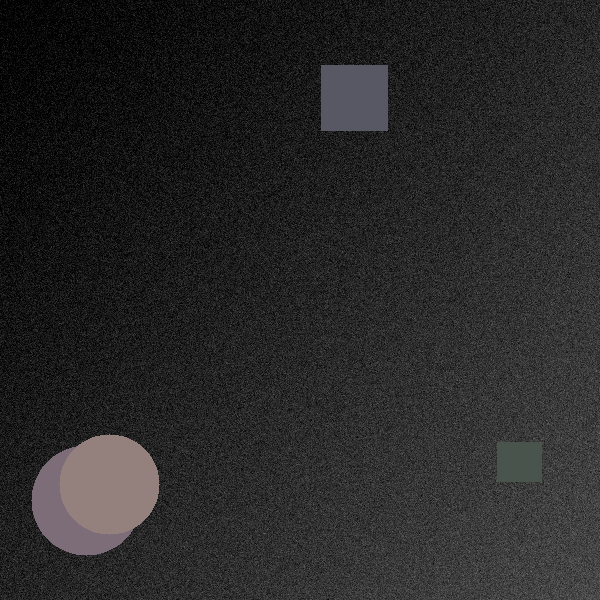
#> input picture circles/val_dataset/image_001.png, 600 x 600 px
$ python -i candidate_simple.py   (imports and definitions only)
#> lines starting #> are read from the running program, lines starting #| are printed output that depends on the picture; after the words box and inside, x2 and y2 are one past the last pixel; in counts of white or black regions, pixels touching at a corner belong together
import cv2
import numpy as np


def process_image(img_path: str) -> list[list[float]]:
#> called with img_path = 'val_dataset/image_001.png'
    try:
        image = cv2.imread(img_path, cv2.IMREAD_COLOR)
#> image is the input picture: shape (600, 600, 3); mean B, G, R 39.8, 39.7, 40.2
    except Exception:
        return []
    if image is None or image.size == 0 or image.ndim != 3:
        return []

    height, width = image.shape[:2]
    min_dim = min(height, width)
    if min_dim < 7:
        return []

    output = []

    def emit(cx, cy, radius, deltas=(0.0,)):
        if not np.all(np.isfinite((cx, cy, radius))) or radius < 2.0:
            return
        for delta in deltas:
            r = radius + delta
            x1 = float(np.clip(cx - r, 0.0, width - 1.0))
            y1 = float(np.clip(cy - r, 0.0, height - 1.0))
            x2 = float(np.clip(cx + r, 0.0, width - 1.0))
            y2 = float(np.clip(cy + r, 0.0, height - 1.0))
            if x2 > x1 and y2 > y1:
                output.append([round(x1, 3), round(y1, 3),
                               round(x2, 3), round(y2, 3)])

    def arc_models(contour):
        if contour is None or len(contour) < 18:
            return
        points = contour[:, 0, :].astype(np.float64)
        if len(points) > 180:
            points = points[np.linspace(0, len(points) - 1, 180,
                                        dtype=np.int32)]
        n = len(points)
        if n < 18:
            return
        triples = []
        for fraction in (28, 20, 14, 10, 7):
            gap = max(4, n // fraction)
            for start in np.linspace(0, n - 1, min(14, n), dtype=np.int32):
                triples.append((int(start), int((start + gap) % n),
                                int((start + 2 * gap) % n)))
        rng = np.random.default_rng(712367 + n)
        triples.extend(map(tuple, rng.integers(0, n, size=(52, 3)).tolist()))
        px, py = points[:, 0], points[:, 1]
        models = []
        for i, j, k in triples:
            if len({i, j, k}) < 3:
                continue
            x1, y1 = points[i]
            x2, y2 = points[j]
            x3, y3 = points[k]
            d = 2.0 * (x1 * (y2 - y3) + x2 * (y3 - y1)
                       + x3 * (y1 - y2))
            if abs(d) < 5.0:
                continue
            q1, q2, q3 = x1*x1+y1*y1, x2*x2+y2*y2, x3*x3+y3*y3
            cx = (q1*(y2-y3) + q2*(y3-y1) + q3*(y1-y2)) / d
            cy = (q1*(x3-x2) + q2*(x1-x3) + q3*(x2-x1)) / d
            radius = float(np.hypot(x1-cx, y1-cy))
            if (not np.all(np.isfinite((cx, cy, radius))) or radius < 8.0
                    or radius > .46 * min_dim or cx < -radius
                    or cy < -radius or cx > width - 1 + radius
                    or cy > height - 1 + radius):
                continue
            tolerance = float(np.clip(.9 + .009*radius, 1.05, 1.75))
            residual = np.abs(np.hypot(px-cx, py-cy) - radius)
            keep = residual <= tolerance
            nk = int(np.count_nonzero(keep))
            if nk < max(9, int(.055*np.pi*radius)):
                continue
            ix, iy = px[keep], py[keep]
            a = np.column_stack((2.0*ix, 2.0*iy, np.ones(nk)))
            try:
                solution, _, rank, _ = np.linalg.lstsq(
                    a, ix*ix+iy*iy, rcond=None)
            except (ValueError, np.linalg.LinAlgError):
                continue
            if rank < 3:
                continue
            ncx, ncy, constant = solution
            rr = constant + ncx*ncx + ncy*ncy
            if rr <= 0:
                continue
            nr = float(np.sqrt(rr))
            if (nr < 8.0 or nr > .46*min_dim
                    or np.hypot(ncx-cx, ncy-cy) > max(4.0, .13*radius)
                    or abs(nr-radius) > max(4.0, .13*radius)):
                continue
            residual = np.abs(np.hypot(px-ncx, py-ncy)-nr)
            keep = residual <= tolerance
            nk = int(np.count_nonzero(keep))
            if nk < 9:
                continue
            angles = np.mod(np.arctan2(py[keep]-ncy, px[keep]-ncx),
                            2.0*np.pi)
            bins = np.minimum(71, (angles*(72.0/(2.0*np.pi))).astype(np.int32))
            coverage = len(np.unique(bins))/72.0
            if coverage < .10:
                continue
            score = nk + 45.0*coverage - 8.0*float(np.median(residual[keep]))
            models.append((score, float(ncx), float(ncy), nr))
        models.sort(reverse=True)
        selected = []
        for model in models:
            _, cx, cy, radius = model
            if any(np.hypot(cx-p[1], cy-p[2]) <= max(2.0, .045*max(radius,p[3]))
                   and abs(radius-p[3]) <= max(2.0, .055*max(radius,p[3]))
                   for p in selected):
                continue
            selected.append(model)
            emit(cx, cy, radius, (0.0, .55, 1.1, 1.8, 2.7, 3.7))
            if len(selected) >= 9:
                break

    flat = image.reshape(-1, 3)
    keys = ((flat[:, 0].astype(np.uint32) << 16)
            | (flat[:, 1].astype(np.uint32) << 8)
            | flat[:, 2].astype(np.uint32))
    values, counts = np.unique(keys, return_counts=True)
#> values = 119 values from 0 to 8290708; counts = 119 values, max 12797 at index 0, min 1 at index 112, mean 3025.2
    frequent = np.flatnonzero(counts >= 100)
#> frequent = 96 values from 0 to 118
    colored = []
    for index in frequent[np.argsort(counts[frequent])[::-1]]:
        value = int(values[index])
        channels = ((value >> 16) & 255, (value >> 8) & 255, value & 255)
        if max(channels) - min(channels) >= 2:
            colored.append(index)
            if len(colored) >= 18:
                break
#> this loop made 96 passes
#> (index, value, channels) on passes 2 to 9: (118, 8290708, (126, 129, 148)), (35, 2302755, (35, 35, 35)), (37, 2434341, (37, 37, 37)), (36, 2368548, (36, 36, 36)), (33, 2171169, (33, 33, 33)), (34, 2236962, (34, 34, 34)), (32, 2105376, (32, 32, 32)), (38, 2500134, (38, 38, 38))
#> after the loop, colored = [118, 101, 117, 77]
    for index in colored:
        mask = (keys == int(values[index])).reshape(height, width).astype(np.uint8)
        contours, _ = cv2.findContours(mask, cv2.RETR_EXTERNAL,
                                       cv2.CHAIN_APPROX_NONE)
        if len(contours) > 60:
            contours = sorted(contours, key=cv2.contourArea, reverse=True)[:60]
        for contour in contours:
            if len(contour) >= 18 and abs(cv2.contourArea(contour)) >= 35.0:
                arc_models(contour)
#> this loop made 4 passes
#> index on passes 1 to 4: 118, 101, 117, 77
#> pass 1, in process_image, `mask = (keys == int(values[index])).reshape(height, width).astype(np.u..`:
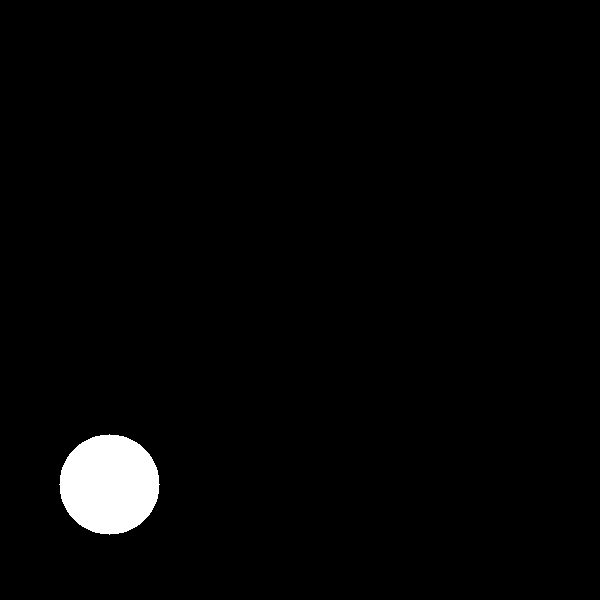
#> mask: shape (600, 600); values 0 (black) and 1 (white), 2.2% white; 1 white region, box (x1, y1, x2, y2) and area: (59, 434, 160, 535) 7845
#> pass 2, in process_image, `mask = (keys == int(values[index])).reshape(height, width).astype(np.u..`:
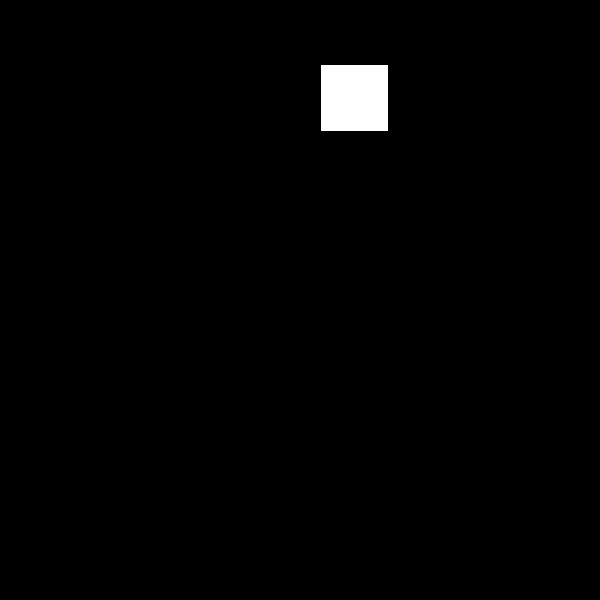
#> mask: shape (600, 600); values 0 (black) and 1 (white), 1.2% white; 1 white region, box (x1, y1, x2, y2) and area: (321, 65, 388, 131) 4422
#> pass 3, in process_image, `mask = (keys == int(values[index])).reshape(height, width).astype(np.u..`:
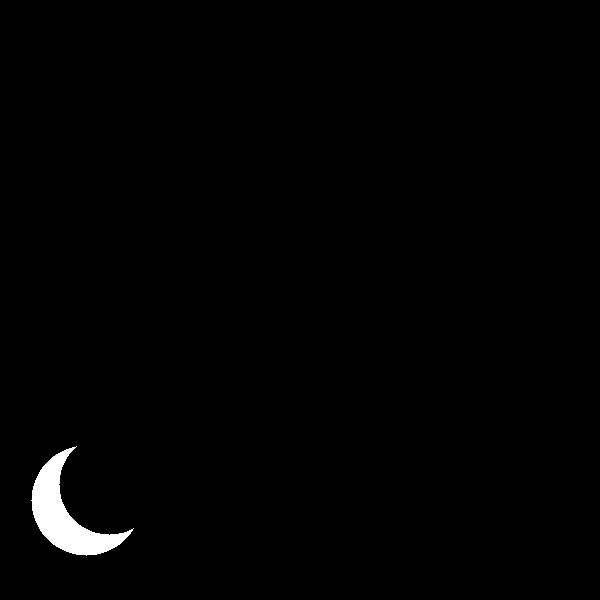
#> mask: shape (600, 600); values 0 (black) and 1 (white), 1% white; 1 white region, box (x1, y1, x2, y2) and area: (31, 446, 134, 556) 3771
#> after the loop:
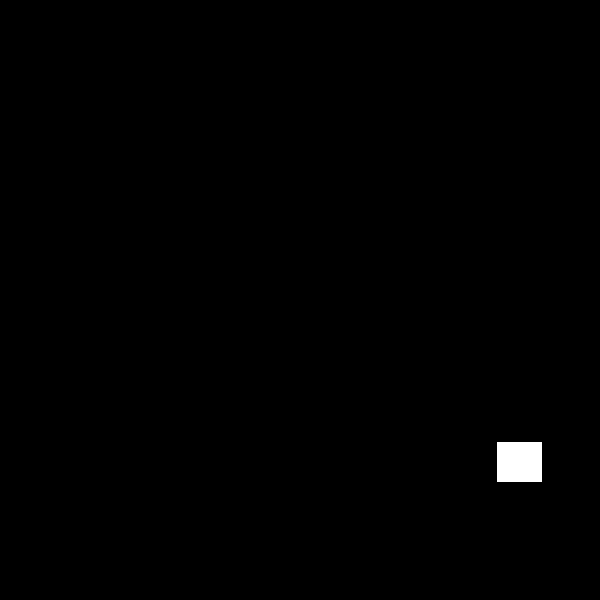
#> mask: shape (600, 600); values 0 (black) and 1 (white), 0.5% white; 1 white region, box (x1, y1, x2, y2) and area: (497, 442, 542, 482) 1800

    try:
        gray = cv2.cvtColor(image, cv2.COLOR_BGR2GRAY)
        lab = cv2.cvtColor(image, cv2.COLOR_BGR2LAB)
#> lab: shape (600, 600, 3); mean of channels 0, 1, 2 40.7, 128.2, 128
    except cv2.error:
        return output
    planes = (gray, lab[:, :, 1], lab[:, :, 2])
    for plane in planes:
        if float(np.std(plane)) < .7:
            continue
        smooth = cv2.GaussianBlur(plane, (5, 5), .9)
        for mode in (cv2.THRESH_BINARY, cv2.THRESH_BINARY_INV):
            _, mask = cv2.threshold(smooth, 0, 255, mode | cv2.THRESH_OTSU)
            contours, _ = cv2.findContours(mask, cv2.RETR_EXTERNAL,
                                           cv2.CHAIN_APPROX_NONE)
            for contour in contours[:300]:
                area = abs(float(cv2.contourArea(contour)))
                perimeter = float(cv2.arcLength(contour, True))
                if area < 30.0 or perimeter < 20.0:
                    continue
                x, y, w, h = cv2.boundingRect(contour)
                sx, sy = w - 1.0, h - 1.0
                if min(sx, sy) < 8 or max(sx, sy)/max(1.0,min(sx,sy)) > 1.16:
                    continue
                circularity = 4*np.pi*area/(perimeter*perimeter+1e-9)
                if circularity < .68:
                    continue
                output.append([float(x), float(y), float(x+w-1), float(y+h-1)])
#> this loop made 3 passes
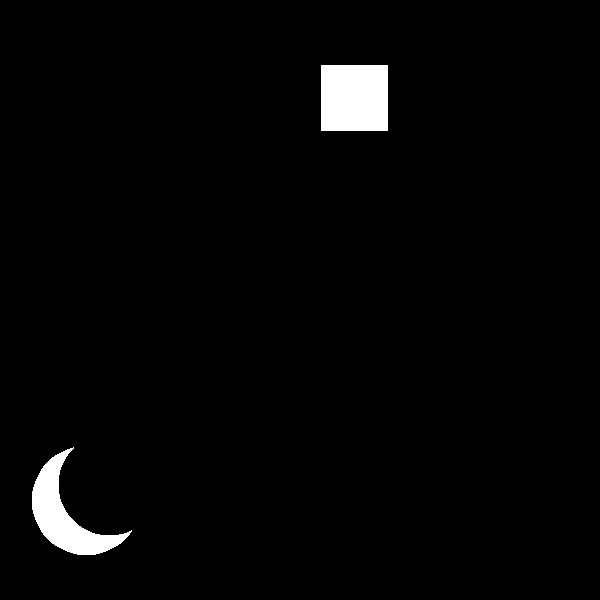
#> mask: shape (600, 600); 2.2% white; 2 white regions, box (x1, y1, x2, y2) and area: (321, 65, 388, 131) 4422, (32, 447, 132, 555) 3585
#> after the loop, output = 175 items, first 6: [59.45, 434.5, 158.4, 533.5], [58.9, 434, 159, 534], [58.35, 433.4, 159.5, 534.6], [57.65, 432.7, 160.2, 535.3], [56.75, 431.8, 161.1, 536.2], [55.75, 430.8, 162.1, 537.2]

    if planes:
        hough_input = cv2.GaussianBlur(gray, (5, 5), 1.0)
        try:
            circles = cv2.HoughCircles(
                hough_input, cv2.HOUGH_GRADIENT, dp=1.3,
                minDist=max(6, min_dim//65), param1=82, param2=10,
                minRadius=3, maxRadius=max(5, int(.32*min_dim)))
#> circles = 196 rows, first 8: [108.5, 485.5, 51.49], [89.05, 499.8, 57.34], [92.95, 489.4, 66.31], [99.45, 499.8, 67.22], [108.5, 516.8, 82.43], [81.25, 477.7, 76.84], [100.8, 508.9, 71.38], [108.5, 495.9, 61.5]
        except cv2.error:
            circles = None
        if circles is not None:
            for cx, cy, radius in circles[0][:100]:
                emit(float(cx), float(cy), float(radius), (-1.2, 0.0, 1.2))
#> this loop made 100 passes

    if not output:
        return []
    unique = []
    seen = set()
    for box in output:
        key = tuple(round(float(v), 2) for v in box)
        if key not in seen:
            seen.add(key)
            unique.append([float(v) for v in box])
#> this loop made 475 passes
#> after the loop, seen = 472 items; unique = 472 items, first 6: [59.45, 434.5, 158.4, 533.5], [58.9, 434, 159, 534], [58.35, 433.4, 159.5, 534.6], [57.65, 432.7, 160.2, 535.3], [56.75, 431.8, 161.1, 536.2], [55.75, 430.8, 162.1, 537.2]
    unique.sort(key=lambda b: (b[1], b[0], b[3]-b[1]))
    return unique

>>> result = process_image('val_dataset/image_001.png')
#> result = 472 items, first 6: [0, 0, 599, 599], [83.16, 0, 388.7, 263.9], [84.36, 0, 387.5, 262.7], [85.56, 0, 386.3, 261.5], [318.2, 0, 599, 296.7], [318.3, 0, 599, 283.6]

$ run again, on circles/val_dataset/image_002.png
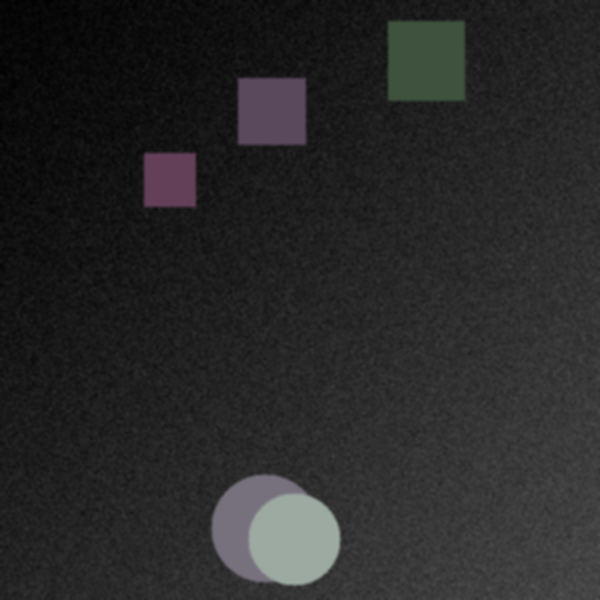
#> input picture circles/val_dataset/image_002.png, 600 x 600 px
#> in process_image, image is the input picture: shape (600, 600, 3); mean B, G, R 40.2, 40.1, 40.1
#> values = 1123 values from 65793 to 10594972; counts = 1123 values, max 9298 at index 212, min 1 at index 0, mean 320.6
#> frequent = 75 values from 2 to 1122
#> the loop in process_image, `for index in frequent[np.argsort(counts[frequent])[::-1]]:` made 75 passes
#> (index, value, channels) on passes 1 to 8: (212, 2500134, (38, 38, 38)), (192, 2368548, (36, 36, 36)), (179, 2302755, (35, 35, 35)), (203, 2434341, (37, 37, 37)), (225, 2565927, (39, 39, 39)), (169, 2236962, (34, 34, 34)), (141, 2105376, (32, 32, 32)), (158, 2171169, (33, 33, 33))
#> after the loop in process_image, `for index in frequent[np.argsort(counts[frequent])[::-1]]:`: colored = [1122, 534, 809, 979, 782]
#> the loop in process_image, `for index in colored:` made 5 passes
#> index on passes 1 to 5: 1122, 534, 809, 979, 782
#> pass 1, in process_image, `mask = (keys == int(values[index])).reshape(height, width).astype(np.u..`:
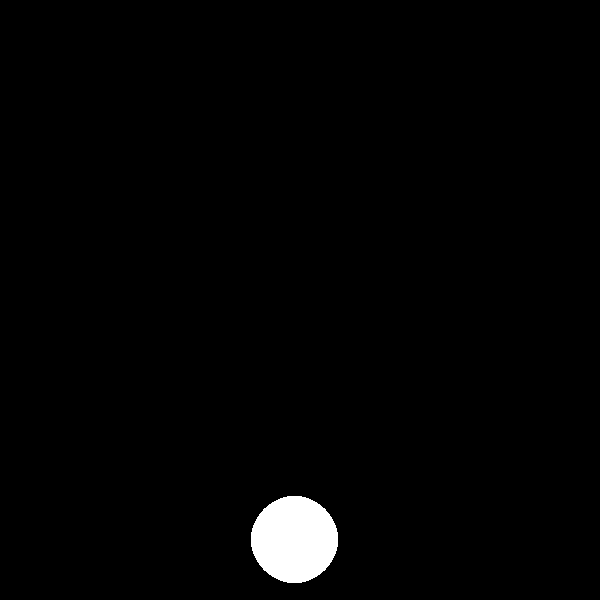
#> mask: shape (600, 600); values 0 (black) and 1 (white), 1.6% white; 1 white region, box (x1, y1, x2, y2) and area: (251, 496, 338, 583) 5909
#> lab: shape (600, 600, 3); mean of channels 0, 1, 2 40.6, 128, 128
#> the loop in process_image, `for plane in planes:` made 3 passes
#> after the loop in process_image, `for plane in planes:`:
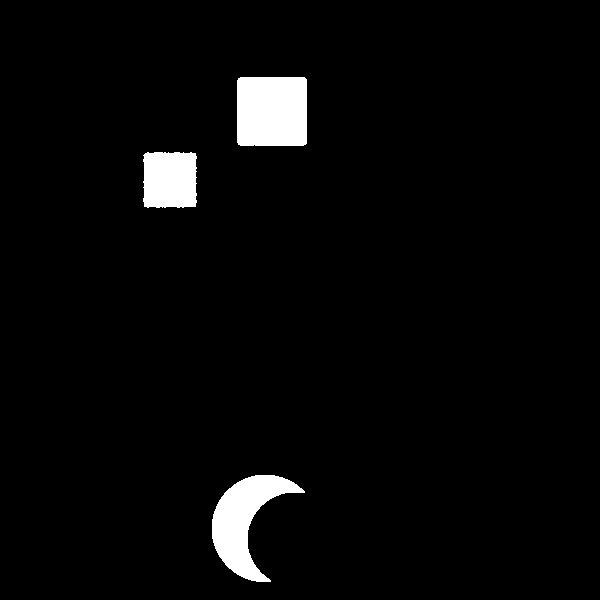
#> mask: shape (600, 600); 3.3% white; 3 white regions, box (x1, y1, x2, y2) and area: (237, 77, 307, 146) 4812, (212, 475, 305, 582) 4274, (143, 152, 197, 208) 2869
#> after the loop in process_image, `for plane in planes:`: output = 246 items, first 6: [251.1, 496.1, 336.9, 582], [250.5, 495.5, 337.5, 582.5], [250, 495, 338, 583.1], [249.3, 494.3, 338.7, 583.8], [248.4, 493.4, 339.6, 584.7], [247.4, 492.4, 340.6, 585.7]
#> circles = 355 rows, first 8: [294.4, 538.8, 45.25], [264.5, 528.4, 53.18], [273.6, 534.9, 65.01], [278.8, 518, 70.34], [285.3, 537.5, 54.35], [281.4, 507.6, 78.66], [284, 546.6, 57.6], [277.5, 34.45, 110.6]
#> the loop in process_image, `for cx, cy, radius in circles[0][:100]:` made 100 passes
#> the loop in process_image, `for box in output:` made 546 passes
#> key on passes 1, 7, 8: (251.1, 496.1, 336.9, 582), (250.4, 495.8, 340.5, 585.8), (249.9, 495.2, 341, 586.3)
#> after the loop in process_image, `for box in output:`: seen = 544 items; unique = 544 items, first 6: [251.1, 496.1, 336.9, 582], [250.5, 495.5, 337.5, 582.5], [250, 495, 338, 583.1], [249.3, 494.3, 338.7, 583.8], [248.4, 493.4, 339.6, 584.7], [247.4, 492.4, 340.6, 585.7]
#> result = 544 items, first 6: [0, 0, 237.4, 272.5], [0, 0, 238.6, 273.7], [0, 0, 239.8, 274.9], [0, 0, 194.1, 352.7], [0, 0, 195.3, 353.9], [0, 0, 196.5, 355.1]
